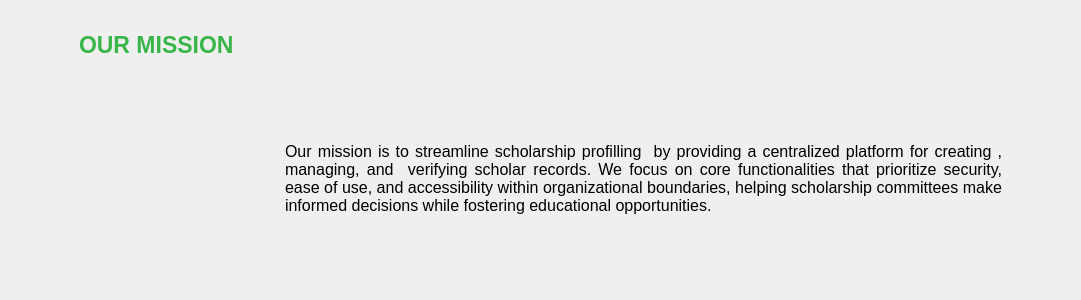
                <widget class="QWidget" name="widget_57" native="true">
                 <property name="minimumSize">
                  <size>
                   <width>0</width>
                   <height>300</height>
                  </size>
                 </property>
                 <layout class="QVBoxLayout" name="verticalLayout_61">
                  <property name="leftMargin">
                   <number>70</number>
                  </property>
                  <property name="rightMargin">
                   <number>70</number>
                  </property>
                  <item>
                   <widget class="QWidget" name="widget_59" native="true">
                    <property name="minimumSize">
                     <size>
                      <width>0</width>
                      <height>50</height>
                     </size>
                    </property>
                    <property name="maximumSize">
                     <size>
                      <width>16777215</width>
                      <height>50</height>
                     </size>
                    </property>
                    <layout class="QHBoxLayout" name="horizontalLayout_34">
                     <item>
                      <widget class="QLabel" name="label_80">
                       <property name="minimumSize">
                        <size>
                         <width>0</width>
                         <height>50</height>
                        </size>
                       </property>
                       <property name="font">
                        <font>
                         <pointsize>17</pointsize>
                         <weight>75</weight>
                         <bold>true</bold>
                        </font>
                       </property>
                       <property name="styleSheet">
                        <string notr="true">color: rgb(57, 181, 74);</string>
                       </property>
                       <property name="text">
                        <string>OUR MISSION</string>
                       </property>
                      </widget>
                     </item>
                    </layout>
                   </widget>
                  </item>
                  <item>
                   <widget class="QWidget" name="widget_58" native="true">
                    <layout class="QHBoxLayout" name="horizontalLayout_35">
                     <item>
                      <widget class="QLabel" name="label_78">
                       <property name="minimumSize">
                        <size>
                         <width>200</width>
                         <height>200</height>
                        </size>
                       </property>
                       <property name="maximumSize">
                        <size>
                         <width>200</width>
                         <height>200</height>
                        </size>
                       </property>
                       <property name="text">
                        <string/>
                       </property>
                       <property name="pixmap">
                        <pixmap resource="res.qrc">:/images/mission.png</pixmap>
                       </property>
                       <property name="scaledContents">
                        <bool>true</bool>
                       </property>
                      </widget>
                     </item>
                     <item>
                      <widget class="QLabel" name="label_79">
                       <property name="font">
                        <font>
                         <pointsize>12</pointsize>
                        </font>
                       </property>
                       <property name="text">
                        <string>Our mission is to streamline scholarship profilling  by providing a centralized platform for creating , managing, and  verifying scholar records. We focus on core functionalities that prioritize security, ease of use, and accessibility within organizational boundaries, helping scholarship committees make informed decisions while fostering educational opportunities.</string>
                       </property>
                       <property name="alignment">
                        <set>Qt::AlignJustify|Qt::AlignVCenter</set>
                       </property>
                       <property name="wordWrap">
                        <bool>true</bool>
                       </property>
                      </widget>
                     </item>
                    </layout>
                   </widget>
                  </item>
                 </layout>
                </widget>
